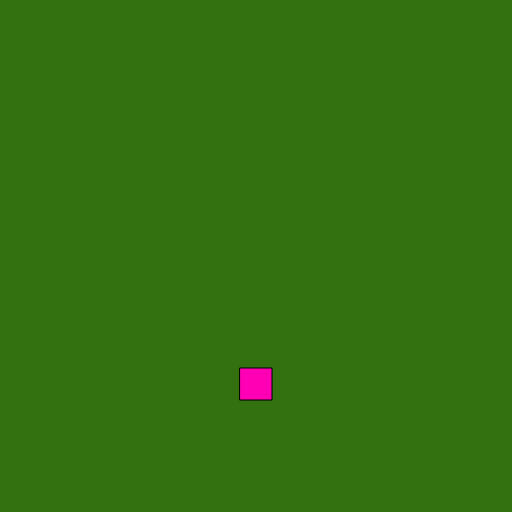
Frame 1 (no input)
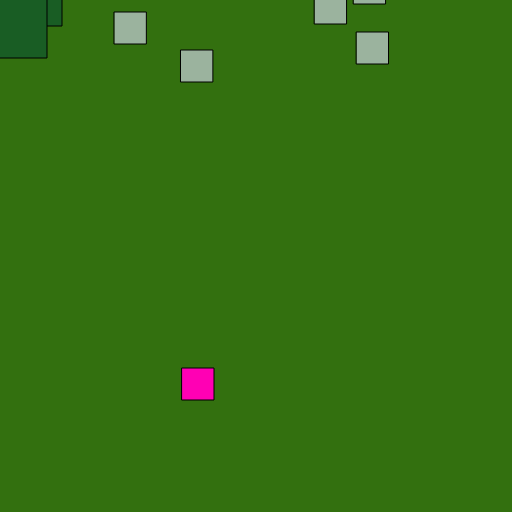
Frame 60 (no input)
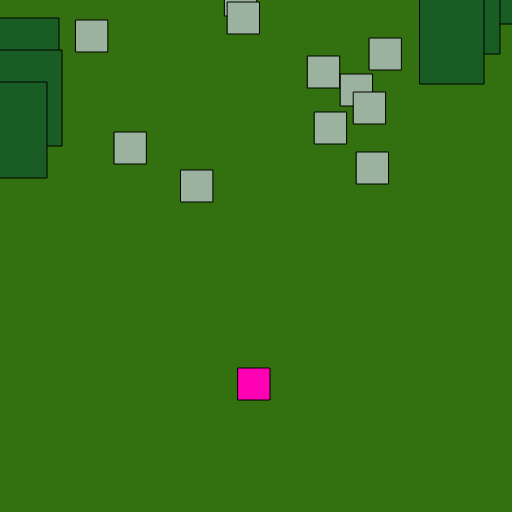
Frame 120 (the mouse pressed at the canvas centre since frame 60)

The p5.js sketch that drew these frames (run headless with seeded random() and noise() and a simulated clock; from frame 60 on, the mouse is pressed at the canvas centre):

// p5.js sketch
// ── sketch.js
var left,
    right;

var obstacles = [];
var obstacleremoval = [];
var obstimer;

var trees = [];
var treeremoval = [];
var treetimer;

var p;

function setup() {
    createCanvas(512, 512);

    obstimer = new Timer(150);
    obstimer.begin();

    treetimer = new Timer(250);
    treetimer.begin();

    p = new Player();
}

function draw() {
    background(51, 112, 15);
    if (obstimer.isFinished()) {
        obstacles.push(new Obstacle());
        obstimer.begin();
    }
    for (var i = obstacles.length - 1; i > 0; i--) {
        obstacles[i].display();
        obstacles[i].scroll();
        if ((p.obsCheck(obstacles[i])) || (obstacles[i].edgeCheck())) {
            obstacles.splice(i, 1);
        }
    }

    if (treetimer.isFinished()) {
        trees.push(new Tree());
        treetimer.begin();
    }
    for (var i = trees.length - 1; i > 0; i--) {
        trees[i].display();
        trees[i].scroll();
    }
    p.display();
    p.left(left);
    p.right(right);

    if (mouseX < p.x) {
        left = true;
    } else {
        left = false;
    }
    if (mouseX > p.x) {
        right = true;
    } else {
        right = false;
    }
}

function Obstacle() {
    this.x = random(64, width - 64);
    this.y = -16;
    this.w = 32;
    this.h = 32;
    this.vel = 2;
    this.display = function() {
        rectMode(CENTER);
        fill(155, 179, 158);
        rect(this.x, this.y, this.w, this.h);
    };
    this.scroll = function() {
        this.y += this.vel;
    }
    this.edgeCheck = function() {
        if (this.y - this.h / 2 > height) {
            return true;
        } else {
            return false;
        }
    };
}
function Player() {
    this.lives = 0;
    this.x = width / 2;
    this.y = height - 128;
    this.w = 32;
    this.h = 32;
    this.vel = 1;
    this.display = function() {
        rectMode(CENTER);
        fill(255, 0, 180);
        rect(this.x, this.y, this.w, this.h);
    };
    this.left = function(b) {
        if (b) {
            this.x -= this.vel;
        }
    };
    this.right = function(b) {
        if (b) {
            this.x += this.vel;
        }
    };
    this.giveLives = function() {
        this.lives = 3;
    };
    this.isAlive = function() {
        if (this.lives > 0) {
            return true;
        } else {
            return false;
        }
    };
    this.obsCheck = function(obs) {
        if ((this.x + this.w / 3 >= obs.x - obs.w / 3) && (this.x - this.w / 4 <= obs.x + obs.w / 3) && (this.y + this.h / 3 >= obs.y - obs.h / 3) && (this.y - this.h / 3 <= obs.y + obs.h / 3)) {
            this.lives -= 1;
            return true;
        } else {
            return false;
        }
    };
}
function Timer(temptotalt) {
    this.savedt = 0;
    this.totalt = temptotalt;
    this.begin = function() {
        this.savedt = millis();
    };
    this.isFinished = function() {
        var passedt = millis() - this.savedt;
        if (passedt > this.totalt) {
            return true;
        } else {
            return false;
        }
    };
}
function Tree() {
    var rand = int(random(1, 3));
    if (rand == 1) {
        this.x = int(random(0, 64));
    } else {
        this.x = int(random(width - 64, width));
    }
    this.y = -48;
    this.w = 64;
    this.h = 96;
    this.vel = 2;

    this.display = function() {
        fill(25, 93, 36);
        rect(this.x, this.y, this.w, this.h);
    };
    this.scroll = function() {
        this.y += this.vel;
    };
    this.edgeCheck = function() {
        if (this.y - this.h / 2 > height) {
            return true;
        } else {
            return false;
        }
    };
}
